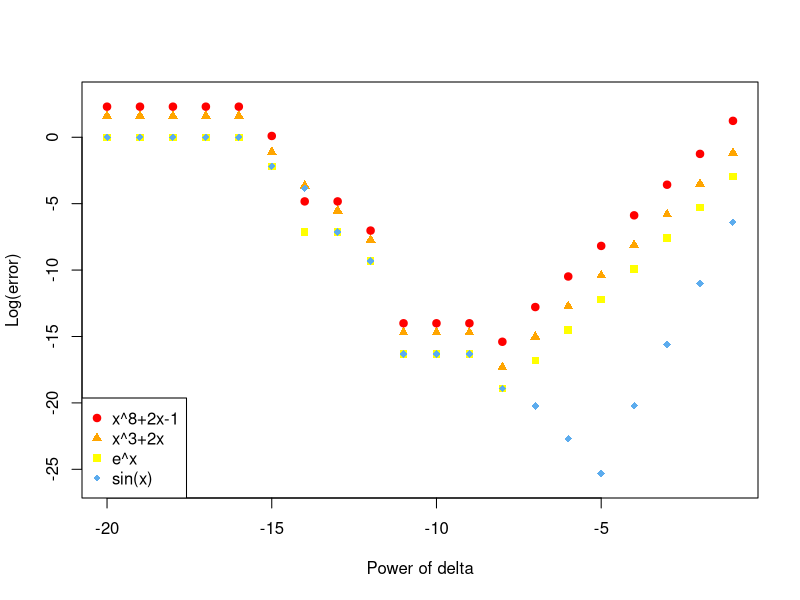
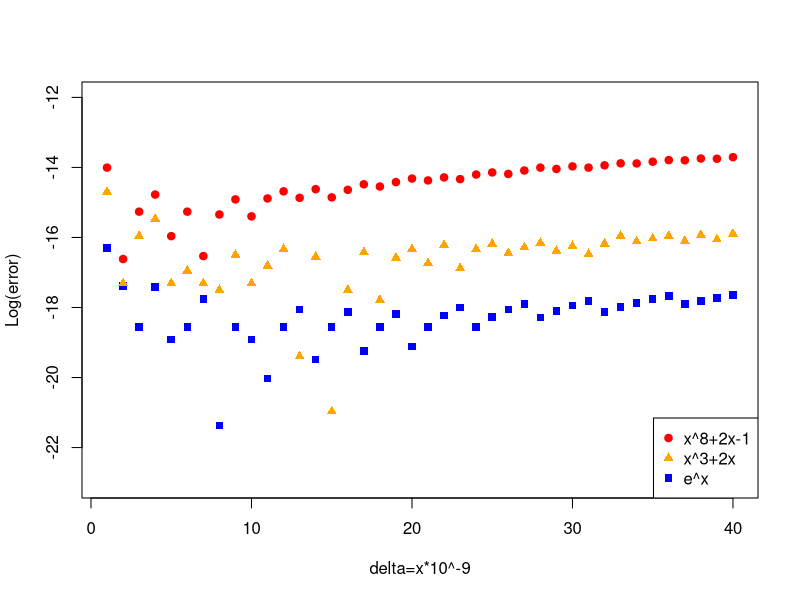
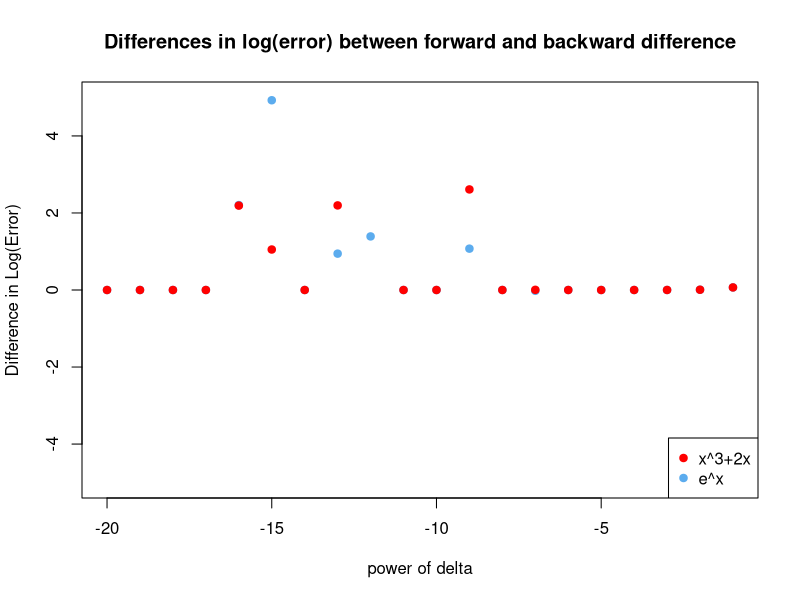
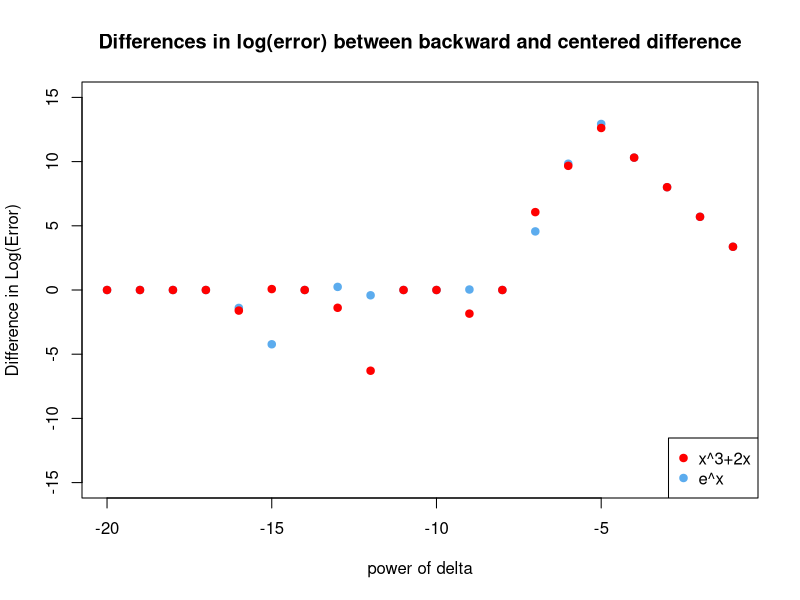
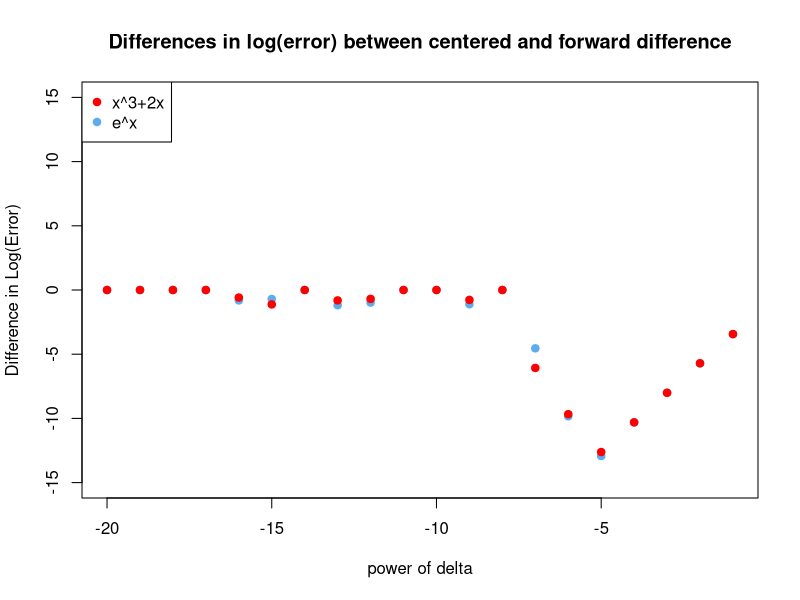

Recreate these plots in R, in order.
## ---- chunk 1
D<-function(f,delta=.001) {
  fun=function(x){
  (f(x+delta)-f(x))/delta
  }
  return(fun)
}
## ---- chunk 2
f1 = function(x) {exp(x)}
f2 = function(x) {x^3+2*x}
f3 = function(x) {sin(x)}
f4 = function(x) {x^8+2*x-1}
## ---- chunk 3
df1=D(f1,delta = 10^(-20:-1))
e1=abs(df1(0)-1)
x=c(-20:-1)
plot(x,log(e1), ylim = c(-26,3),pch=15, col = 'yellow1', xlab = 'Power of delta', ylab = 'Log(error)')

df2=D(f2,delta = 10^(-20:-1))
e2=abs(df2(1)-5)
points(x,log(e2), pch=17, col = 'orange')

df3=D(f3,delta = 10^(-20:-1))
e3=abs(df3(pi)+1)
points(x,log(e3), pch=18, col='steelblue2')

df4=D(f4,delta = 10^(-20:-1))
e4=abs(df4(1)-10)
points(x,log(e4), pch=19, col='red')

legend(x="bottomleft", 
      legend=c("x^8+2x-1","x^3+2x","e^x", "sin(x)"), 
      col=c("red","orange","yellow1", "steelblue2"),  
      pch=c(19,17,15,18), merge=FALSE)
## ---- chunk 4
df1=D(f1,delta = ((1:100)*10^-9))
e1=abs(df1(0)[1:40]-1)
x=c(1:40)
plot(x,log(e1), pch=15, col = 'blue', xlab = "delta=x*10^-9", ylab = 'Log(error)',ylim = c(-23,-12))

df2=D(f2,delta = ((1:100)*10^-9))
e2=abs(df2(1)[1:40]-5)
points(1:40,log(e2), pch=17, col = 'orange')

df4=D(f4,delta = ((1:100)*10^-9))
e4=abs(df4(1)-10)[1:40]
points(x,log(e4), pch=19, col='red')

legend( x="bottomright", 
        legend=c("x^8+2x-1","x^3+2x","e^x"), 
        col=c("red","orange","blue"),  
        pch=c(19,17,15), merge=FALSE )
## ---- chunk 5
Dforward<-function(f,delta=.001) {
  result = function(x){
  (f(x+delta)-f(x))/delta
  }
  return(result)
}

Dbackward<-function(f,delta=.001) {
  result = function(x){
  (f(x)-f(x-delta))/delta
  }
  return(result)
}

D3points <- function(f,delta=.001) {
  result = function(x){
  (f(x+delta)-f(x-delta))/(2*delta)
  }
  return(result)
}
## ---- chunk 6
df1=Dforward(f1,delta = 10^(-20:-1))
e1=abs(df1(0)-1)

df2=Dbackward(f1,delta = 10^(-20:-1))
e2=abs(df2(0)-1)

df3=D3points(f1,delta = 10^(-20:-1))
e3=abs(df3(0)-1)


df11=Dforward(f2,delta = 10^(-20:-1))
e11=abs(df11(1)-5)

df22=Dbackward(f2,delta = 10^(-20:-1))
e22=abs(df22(1)-5)

df33=D3points(f2,delta = 10^(-20:-1))
e33=abs(df33(1)-5)

diff1=log(e1)-log(e2)
diff2=log(e2)-log(e3)
diff3=log(e3)-log(e1)

diff11=log(e11)-log(e22)
diff22=log(e22)-log(e33)
diff33=log(e33)-log(e11)

plot(-20:-1,diff1, xlab = "power of delta", ylab = "Difference in Log(Error)", main = "Differences in log(error) between forward and backward difference", pch=19, col='steelblue2', ylim = c(-5,5))
points(-20:-1,diff11, pch=19, col='red')
legend( x="bottomright", 
        legend=c("x^3+2x","e^x"), 
        col=c("red","steelblue2"),  
        pch=c(19,19), merge=FALSE )

plot(-20:-1,diff2, xlab = "power of delta", ylab = "Difference in Log(Error)", main = "Differences in log(error) between backward and centered difference", pch=19, col='steelblue2', ylim = c(-15,15))
points(-20:-1,diff22, pch=19, col='red')
legend( x="bottomright", 
        legend=c("x^3+2x","e^x"), 
        col=c("red","steelblue2"),  
        pch=c(19,19), merge=FALSE )

plot(-20:-1,diff3, xlab = "power of delta", ylab = "Difference in Log(Error)", main = "Differences in log(error) between centered and forward difference",pch=19, col='steelblue2', ylim = c(-15,15) )
points(-20:-1,diff33, pch=19, col='red')
legend( x="topleft", 
        legend=c("x^3+2x","e^x"), 
        col=c("red","steelblue2"),  
        pch=c(19,19), merge=FALSE )
